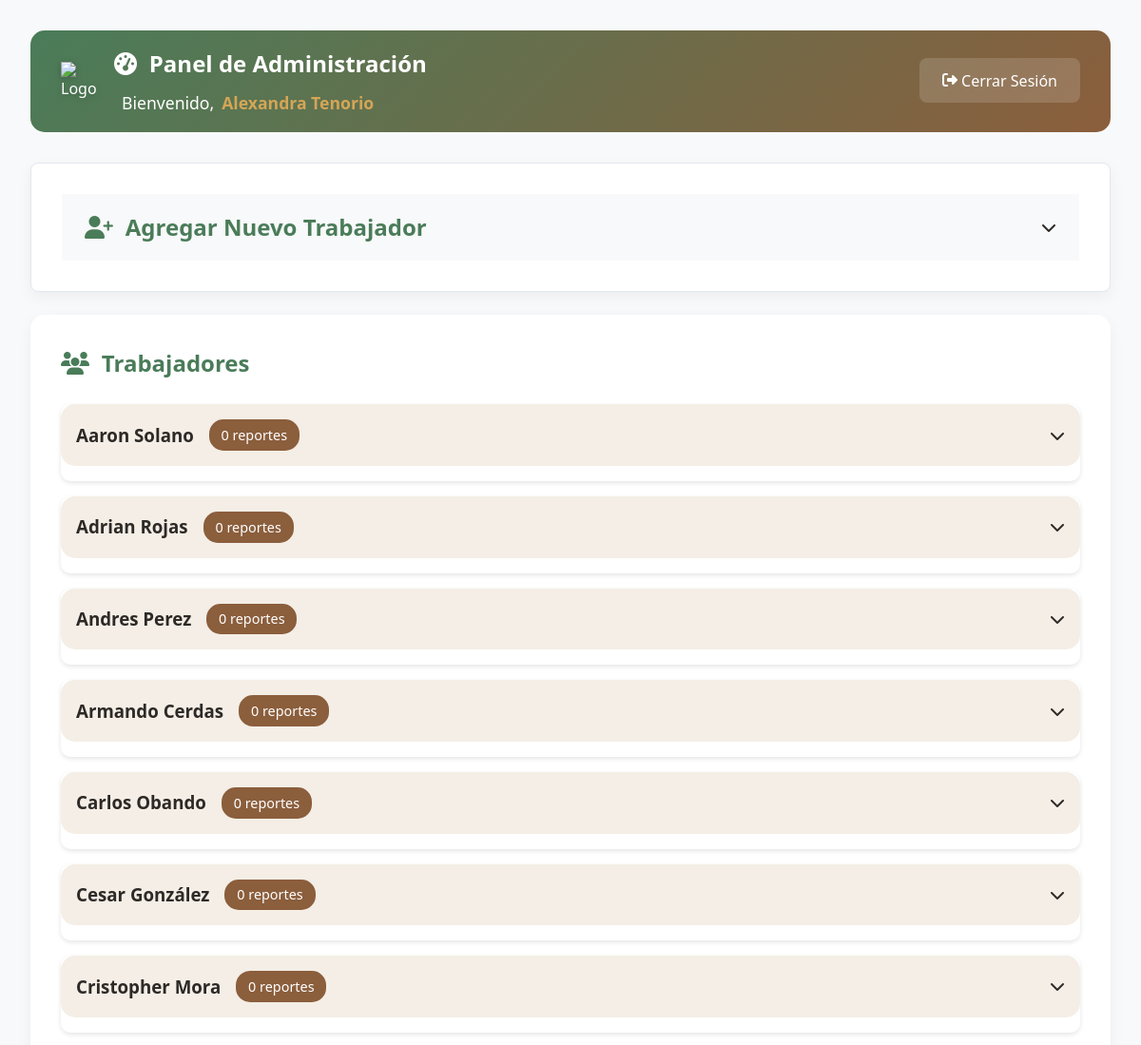
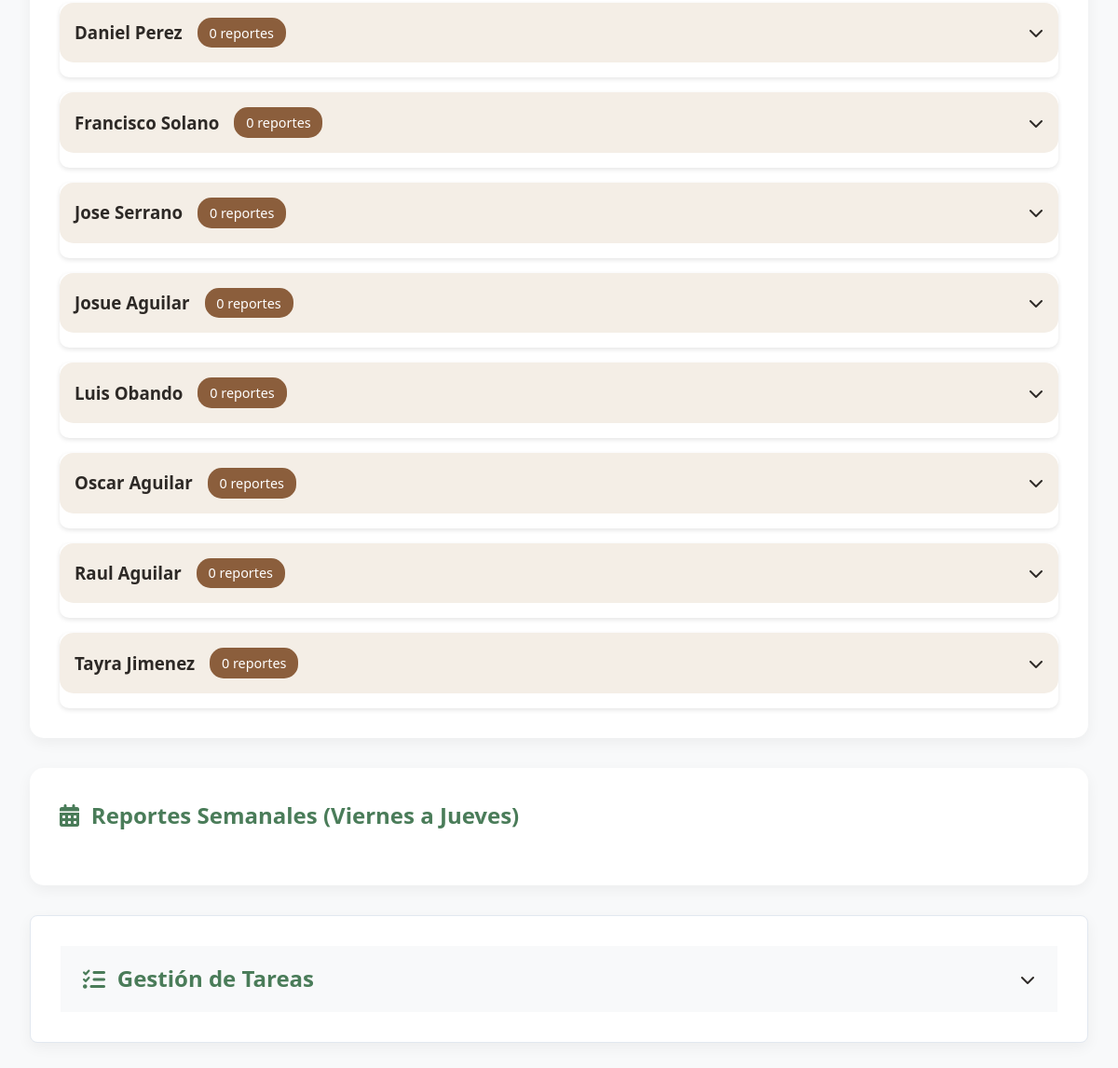
The page /administrador (signed in) on the database its author committed (2 pictures, top to bottom).
### tables this page shows
CREATE TABLE usuarios (
        id INTEGER PRIMARY KEY AUTOINCREMENT,
        nombre TEXT NOT NULL,
        tipo TEXT NOT NULL CHECK(tipo IN ('administrador', 'trabajador')),
        codigo TEXT NOT NULL UNIQUE
    );

### app.py (the view, shortened to what this page needs)
@app.route('/administrador')
def administrador():
    if 'user_code' not in session or 'user_type' not in session:
        flash('Debes iniciar sesión primero', 'error')
        return redirect(url_for('index'))
    if session['user_type'].lower() != 'administrador':  # Convertir a minúsculas para comparación
        flash('Acceso denegado: no tienes privilegios de administrador', 'error')
        return redirect(url_for('index'))
    conn = obtener_conexion()
    try:
        admin = conn.execute('SELECT nombre FROM usuarios WHERE codigo = ?', (session['user_code'],)).fetchone()
        if not admin:
            flash('Usuario no encontrado', 'error')
            return redirect(url_for('index'))
        trabajadores = conn.execute('''
            SELECT u.*, COUNT(r.id) as total_reportes
            FROM usuarios u
            LEFT JOIN reportes r ON u.codigo = r.codigo_usuario
            WHERE u.tipo = 'trabajador'
            GROUP BY u.id
            ORDER BY total_reportes DESC, u.nombre ASC
        ''').fetchall()
        reportes = conn.execute('''
            SELECT r.*, u.nombre
            FROM reportes r
            JOIN usuarios u ON r.codigo_usuario = u.codigo
        ''').fetchall()
        semanas = conn.execute('''
            SELECT DISTINCT semana
            FROM reportes_semanales
            ORDER BY substr(semana, 1, 10) DESC
        ''').fetchall()
        tareas = conn.execute('SELECT * FROM tareas').fetchall()
        asignaciones = conn.execute('''
            SELECT t.nombre, a.*, u.nombre as nombre_usuario
            FROM asignaciones_tareas a
            JOIN tareas t ON a.id_tarea = t.id
            JOIN usuarios u ON a.codigo_usuario = u.codigo
        ''').fetchall()
        reportes_semanales = conn.execute('''
            SELECT r.*, u.nombre
            FROM reportes_semanales r
            JOIN usuarios u ON r.codigo_usuario = u.codigo
        ''').fetchall()
        tareas_semanales = conn.execute('''
            SELECT
                t.semana_asignacion as semana,
                GROUP_CONCAT(DISTINCT t.dias_asignados) as dias,
                GROUP_CONCAT(DISTINCT t.nombre) as nombres_tareas,
                COUNT(DISTINCT t.id) as total_tareas,
                COUNT(DISTINCT a.id) as total_asignaciones
            FROM tareas t
            LEFT JOIN asignaciones_tareas a ON t.id = a.id_tarea
            GROUP BY t.semana_asignacion
            ORDER BY t.semana_asignacion DESC
        ''').fetchall()
        tareas_detalle = {}
    finally:
        conn.close()
    return render_template('administrador.html',
                         nombre_admin=admin['nombre'],
                         trabajadores=trabajadores,
                         tareas_semanales=tareas_semanales,
                         tareas_detalle=tareas_detalle,
                         reportes=reportes,
                         semanas=semanas,
                         tareas=tareas,
                         asignaciones=asignaciones,
                         reportes_semanales=reportes_semanales)

### app.py (called while the page is built)
def obtener_conexion():
    conn = sqlite3.connect('database.db')
    conn.row_factory = sqlite3.Row
    return conn

### templates/administrador.html (shortened to what this page needs)
<!DOCTYPE html>
<html lang="es">
<head>
    <link rel="stylesheet" href="{{ url_for('static', filename='styles.css') }}">
    <link rel="stylesheet" href="https://cdnjs.cloudflare.com/ajax/libs/font-awesome/6.4.0/css/all.min.css">
</head>
<body class="admin-body">
    <div class="admin-container">
        <header class="admin-header">
            <div class="admin-branding">
                <img src="https://cdn-icons-png.flaticon.com/512/194/194132.png"
                     alt="Logo Rancho"
                     class="admin-logo">
                <div>
                    <h1 class="admin-title">
                        <i class="fas fa-tachometer-alt"></i>
                        Panel de Administración
                    </h1>
                    <div class="welcome-message">
                         Bienvenido, <strong>{{ nombre_admin }}</strong>
                    </div>
                </div>
            </div>
            <div class="admin-actions">
                <a href="{{ url_for('index') }}" class="admin-logout">
                    <i class="fas fa-sign-out-alt"></i>
                    Cerrar Sesión
                </a>
            </div>
        </header>
        <section class="data-section collapsible-section">
            <div class="section-header" onclick="toggleSection('agregar-trabajador')">
                <h2><i class="fas fa-user-plus"></i> Agregar Nuevo Trabajador</h2>
                <i class="fas fa-chevron-down"></i>
            </div>
        </section>
        <section class="data-section">
            <h2><i class="fas fa-users"></i> Trabajadores</h2>
            <div class="workers-list">
                {% for trabajador in trabajadores %}
                <div class="worker-card">
                    <div class="worker-header" onclick="toggleReports('{{ trabajador.codigo }}')">
                        <div class="worker-info">
                            <h3>{{ trabajador.nombre }}</h3>
                            <span class="total-reports">{{ trabajador.total_reportes }} reportes</span>
                        </div>
                        <i class="fas fa-chevron-down"></i>
                    </div>
                </div>
                {% endfor %}
            </div>
        </section>
        <section class="data-section">
            <h2><i class="fas fa-calendar-alt"></i> Reportes Semanales (Viernes a Jueves)</h2>
        </section>
        <section class="data-section collapsible-section">
            <div class="section-header" onclick="toggleSection('gestion-tareas')">
                <h2><i class="fas fa-tasks"></i> Gestión de Tareas</h2>
                <i class="fas fa-chevron-down"></i>
            </div>
        </section>
    </div>
</body>
</html>

### static/styles.css (style rules this page uses)
:root { --ranch-primary: #4a7c59; --ranch-secondary: #8b5e3c; --ranch-accent: #d4a656; --ranch-light: #f4eee6; --ranch-dark: #2d2926; --ranch-error: #c04545; --ranch-success: #4a7c59; --ranch-info: #2c5282; }
* { margin: 0; padding: 0; box-sizing: border-box; font-family: 'Segoe UI', system-ui, sans-serif; }
body { line-height: 1.6; color: var(--ranch-dark); background-color: var(--ranch-light); }
a { text-decoration: none; color: inherit; }
.worker-header { grid-column: 1 / -1; display: flex; justify-content: space-between; align-items: center; margin-bottom: 1rem; padding: 1rem; background: var(--ranch-light); border-radius: 15px; }
.admin-body { background: #f8f9fa; min-height: 100vh; padding: 2rem; }
.admin-container { max-width: 1400px; margin: 0 auto; }
.admin-header { background: linear-gradient(135deg, var(--ranch-primary) 0%, var(--ranch-secondary) 100%); padding: 1rem 2rem; border-radius: 15px; color: white; margin-bottom: 2rem; display: flex; justify-content: space-between; align-items: center; }
.admin-branding { display: flex; align-items: center; gap: 1rem; }
.admin-logo { width: 40px; height: 40px; filter: drop-shadow(0 2px 3px rgba(0,0,0,0.2)); }
.admin-title { font-size: 1.5rem; display: flex; align-items: center; gap: 0.8rem; }
.admin-logout { color: white; padding: 0.8rem 1.5rem; border-radius: 8px; background: rgba(255,255,255,0.15); transition: all 0.3s ease; }
.data-section { background: white; border-radius: 15px; padding: 2rem; margin-bottom: 2rem; box-shadow: 0 5px 15px rgba(0,0,0,0.05); }
.data-section h2 { color: var(--ranch-primary); margin-bottom: 1.5rem; display: flex; align-items: center; gap: 0.8rem; }
.workers-list { display: flex; flex-direction: column; gap: 1rem; }
.worker-card { background: white; border-radius: 10px; box-shadow: 0 2px 5px rgba(0,0,0,0.1); overflow: hidden; transition: transform 0.3s ease; }
.worker-header { padding: 1rem; background: var(--ranch-light); cursor: pointer; display: flex; justify-content: space-between; align-items: center; }
.worker-info { display: flex; align-items: center; gap: 1rem; }
.total-reports { background: var(--ranch-secondary); color: white; padding: 0.3rem 0.8rem; border-radius: 15px; font-size: 0.9rem; }
.fa-chevron-down { transition: transform 0.3s ease; }
.welcome-message { color: white; font-size: 1.1rem; margin-top: 0.5rem; display: flex; align-items: center; gap: 0.5rem; }
.welcome-message strong { font-weight: 600; color: var(--ranch-accent); }
.admin-branding > div { display: flex; flex-direction: column; }
.collapsible-section { border: 1px solid #e2e8f0; border-radius: 8px; overflow: hidden; margin-bottom: 1.5rem; }
.section-header { padding: 1rem 1.5rem; background: #f8f9fa; cursor: pointer; display: flex; justify-content: space-between; align-items: center; transition: background 0.3s ease; }
.section-header h2 { margin: 0; display: flex; align-items: center; gap: 0.8rem; }

### rows shown on the page
usuarios: nombre "Alexandra Tenorio"
usuarios: nombre "Aaron Solano", total_reportes "0"
usuarios: nombre "Adrian Rojas", total_reportes "0"
usuarios: nombre "Andres Perez", total_reportes "0"
usuarios: nombre "Armando Cerdas", total_reportes "0"
usuarios: nombre "Carlos Obando", total_reportes "0"
usuarios: nombre "Cesar González", total_reportes "0"
usuarios: nombre "Cristopher Mora", total_reportes "0"
usuarios: nombre "Daniel Perez", total_reportes "0"
usuarios: nombre "Francisco Solano", total_reportes "0"
usuarios: nombre "Jose Serrano", total_reportes "0"
usuarios: nombre "Josue Aguilar", total_reportes "0"
usuarios: nombre "Luis Obando", total_reportes "0"
usuarios: nombre "Oscar Aguilar", total_reportes "0"
usuarios: nombre "Raul Aguilar", total_reportes "0"
usuarios: nombre "Tayra Jimenez", total_reportes "0"
